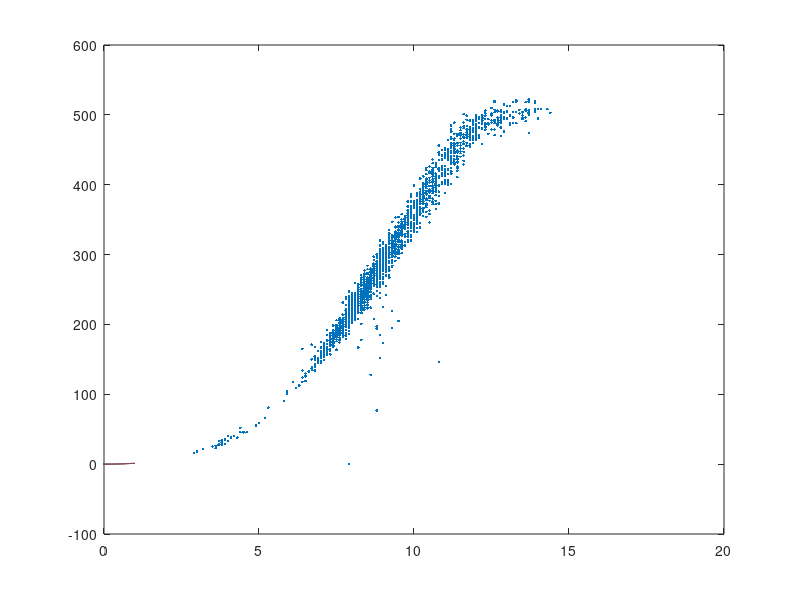

This chart was generated by the following MATLAB code:
%TRABALHO 01 QUESTÃO 02
%JOSÉ ANAHELTON SOUSA FONTELES - 356721

%{
ENUNCIADO QUESTÃO 2:
Usando o conjunto de dados do aerogerador (variável de entrada: velocidade do vento
– m/s, variável de saída: potência gerada – kWatts), determine os modelos de regressão
polinomial (graus 2 a 7) com parâmetros estimados pelo método dos mínimos
quadrados.
%}

clc;
base=load('aerogerador.dat'); %Importando os dados do aerogerador, velocidade do vento e potência.
x=base(:,1); %Associando x a todos os valores da primeira coluna, velocidade do vento.
y=base(:,2); %Associando y a todos os valores da segunda coluna, potência do vento.

n=length(y); %n representa o número de amostras.

lambda = 0.001; %Definindo lambda para o calculo de beta.
plot(x,y,'.'); %Gráfico da velociadade do vento em relação a potência.

%Normalizando os valores para evitar erros.
x = x./max(x);
y = y./max(y);

for grau = 2:7
    
    %Regressão polinomial de grau 2
    if (grau == 2) 
        X=[ones(n,1) x, x.^2];
        [sx, sy] = size(X');
        beta = (X'*X+lambda*eye(sx,sx))^(-1)*X'*y; %Regularização de Tikhonov
        y_chap = beta(1)+beta(2)*x+beta(3)*x.^2; %Preditor
        hold on
        plot(x,y_chap); 
        R2 = 1-sum((y-y_chap).^2)/sum((y-mean(y)).^2); %coeficiente de determinação R2
        R2aj = 1-sum(((y-y_chap).^2)/(n-(sx+1)))/sum(((y-mean(y)).^2)/(n-1)); %coeficiente de determinação R2 ajustado
        fprintf("R2 de grau 2 = %f\n", R2);
        fprintf("R2 ajustado de grau 2 = %f\n", R2aj);
        fprintf("\n");   
    end
    
    %Regressão polinomial de grau 3
    if (grau == 3) 
        X=[ones(n,1) x, x.^2, x.^3];
        [sx, sy] = size(X');
        beta = (X'*X+lambda*eye(sx,sx))^(-1)*X'*y;
        y_chap = beta(1)+beta(2)*x+beta(3)*x.^2+beta(4)*x.^3;
        hold on
        plot(x,y_chap);
        R2 = 1-sum((y-y_chap).^2)/sum((y-mean(y)).^2);
        R2aj = 1-sum(((y-y_chap).^2)/(n-(sx+1)))/sum(((y-mean(y)).^2)/(n-1));
        fprintf("R2 de grau 3 = %f\n", R2);
        fprintf("R2 ajustado de grau 3 = %f\n", R2aj);  
        fprintf("\n");  
    end
    
    %Regressão polinomial de grau 4
    if (grau == 4) 
        X=[ones(n,1) x, x.^2, x.^3, x.^4];
        [sx, sy] = size(X');
        beta = (X'*X+lambda*eye(sx,sx))^(-1)*X'*y;
        y_chap = beta(1)+beta(2)*x+beta(3)*x.^2+beta(4)*x.^3+beta(5)*x.^4;
        hold on
        plot(x,y_chap);
        R2 = 1-sum((y-y_chap).^2)/sum((y-mean(y)).^2);
        R2aj = 1-sum(((y-y_chap).^2)/(n-(sx+1)))/sum(((y-mean(y)).^2)/(n-1));
        fprintf("R2 de grau 4 = %f\n", R2);
        fprintf("R2 ajustado de grau 4 = %f\n", R2aj); 
        fprintf("\n");   
    end
    
    %Regressão polinomial de grau 5
    if (grau == 5) 
        X=[ones(n,1) x, x.^2, x.^3, x.^4, x.^5];
        [sx, sy] = size(X');
        beta = (X'*X+lambda*eye(sx,sx))^(-1)*X'*y;
        y_chap = beta(1)+beta(2)*x+beta(3)*x.^2+beta(4)*x.^3+beta(5)*x.^4+beta(6)*x.^5;
        hold on
        plot(x,y_chap);
        R2 = 1-sum((y-y_chap).^2)/sum((y-mean(y)).^2);
        R2aj = 1-sum(((y-y_chap).^2)/(n-(sx+1)))/sum(((y-mean(y)).^2)/(n-1));
        fprintf("R2 de grau 5 = %f\n", R2);
        fprintf("R2 ajustado de grau 5 = %f\n", R2aj); 
        fprintf("\n");   
    end
    
    %Regressão polinomial de grau 6
    if (grau == 6) 
        X=[ones(n,1) x, x.^2, x.^3, x.^4, x.^5, x.^6];
        [sx, sy] = size(X');
        beta = (X'*X+lambda*eye(sx,sx))^(-1)*X'*y;
        y_chap = beta(1)+beta(2)*x+beta(3)*x.^2+beta(4)*x.^3+beta(5)*x.^4+beta(6)*x.^5+beta(7)*x.^6;
        hold on
        plot(x,y_chap);
        R2 = 1-sum((y-y_chap).^2)/sum((y-mean(y)).^2);
        R2aj = 1-sum(((y-y_chap).^2)/(n-(sx+1)))/sum(((y-mean(y)).^2)/(n-1));
        fprintf("R2 de grau 6 = %f\n", R2);
        fprintf("R2 ajustado de grau 6 = %f\n", R2aj); 
        fprintf("\n");   
    end

    %Regressão polinomial de grau 7
    if (grau == 7) 
        X=[ones(n,1) x, x.^2, x.^3, x.^4, x.^5, x.^6, x.^7];
        [sx, sy] = size(X');
        beta = (X'*X+lambda*eye(sx,sx))^(-1)*X'*y;
        y_chap = beta(1)+beta(2)*x+beta(3)*x.^2+beta(4)*x.^3+beta(5)*x.^4+beta(6)*x.^5+beta(7)*x.^6+beta(8)*x.^7;
        hold on
        plot(x,y_chap);
        R2 = 1-sum((y-y_chap).^2)/sum((y-mean(y)).^2);
        R2aj = 1-sum(((y-y_chap).^2)/(n-(sx+1)))/sum(((y-mean(y)).^2)/(n-1));
        fprintf("R2 de grau 7 = %f\n", R2);
        fprintf("R2 ajustado de grau 7 = %f\n", R2aj); 
        fprintf("\n");   
    end
    
end
